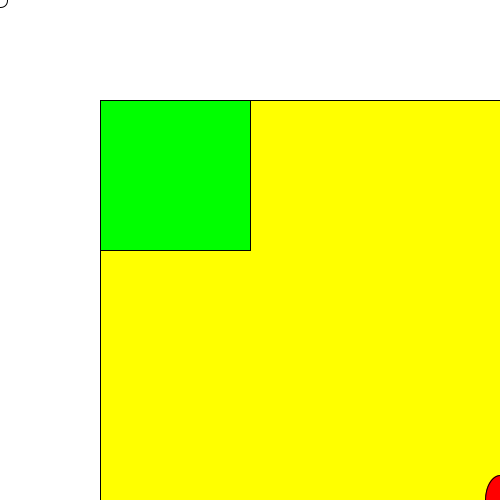
Frame 1 (no input)
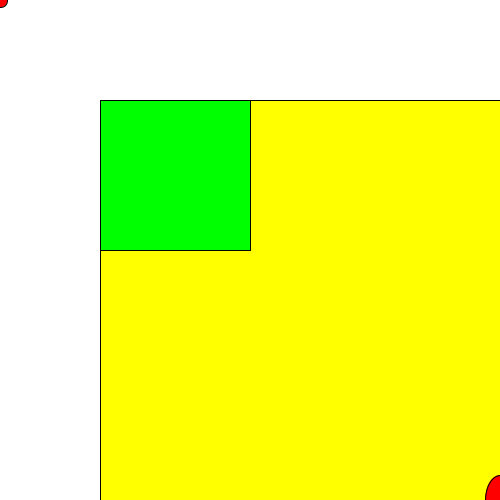
Frame 60 (the mouse pressed at the canvas centre just before this capture)
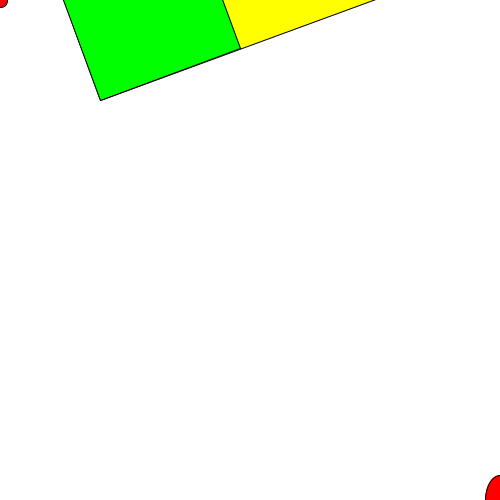
Frame 120 (the mouse held since frame 60 and released just before this capture)

The Processing sketch that drew these frames (run headless with seeded random() and noise(); from frame 60 on, the mouse is pressed at the canvas centre):

// Processing sketch: push_pop_1
// ── push_pop_1.pde
void setup(){
  size(500,500);
}

void draw(){
  background(255);
  ellipse(0,0,15,15);
  
  
  //translate(100,0);
  
  pushMatrix();
  translate(100,100);
  rotate(radians(mouseY));
  fill(255,255,0);
  rect(0,0,width,height);
  
  fill(0,255,0);
  rect(0,0,150,150);
  popMatrix();
   
  fill(255,0,0);
  ellipse(500,500,30,50);
  
}
